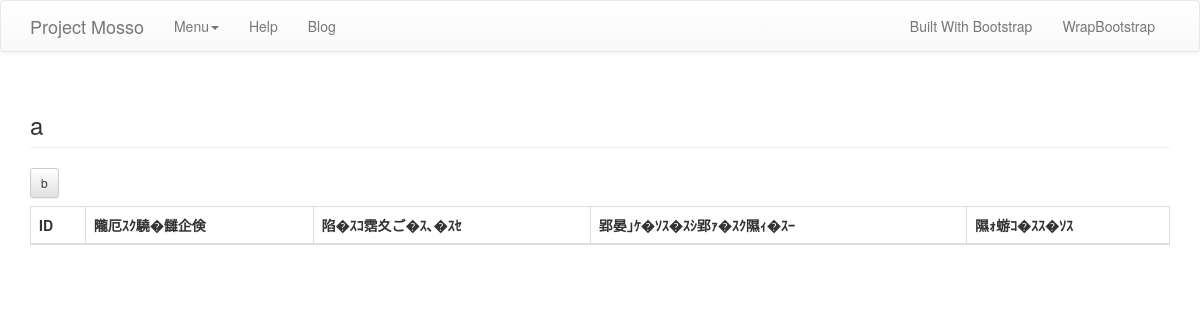
Before: /cms/book/ with the older database file.
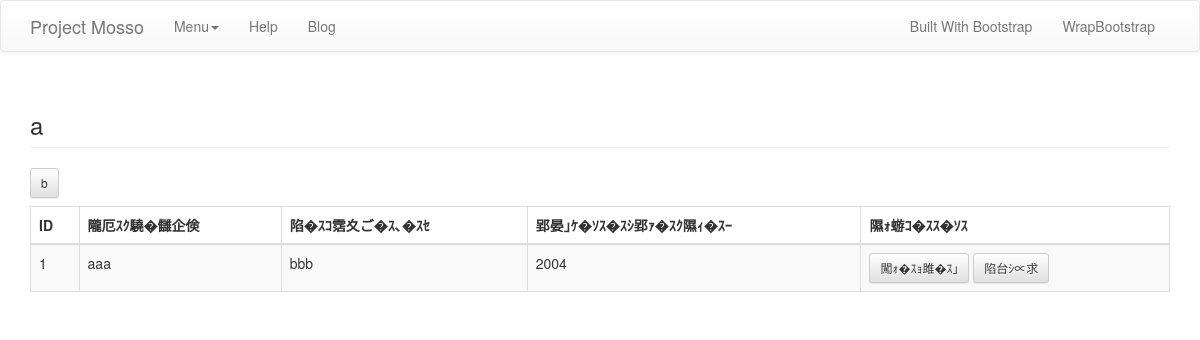
After: the same page with the newer database file.
### cms/models.py (models this page shows, shortened)
class Book(models.Model):
    name = models.CharField(u'書籍名', max_length=255)
    publisher = models.CharField(u'出版社', max_length=255, blank=True)
    page = models.IntegerField(u'ページ数', blank=True, default=0)

### cms/views.py (the view)
def book_list(request):
    books = Book.objects.all().order_by('id')
    return render_to_response('cms/book_list.html',  # 使用するテンプレート
                              {'books': books},       # テンプレートに渡すデータ
                              context_instance=RequestContext(request))  # その他標準のコンテキスト

### Project_Mosso/template/cms/book_list.html (shortened to what this page needs)
{% extends "base.html" %}
{% block content %}
    <h3 class="page-header">a</h3>
    <a href="{% url 'cms:book_add' %}" class="btn btn-default btn-sm">b</a>
    <table class="table table-striped table-bordered">
      <thead>
        <tr>
          <th>ID</th>
          <th>隴厄ｽｸ驍�讎企倹</th>
          <th>陷�ｽｺ霑夊ご�ｽ､�ｽｾ</th>
          <th>郢晏｣ｹ�ｿｽ�ｽｼ郢ｧ�ｽｸ隰ｨ�ｽｰ</th>
          <th>隰ｫ蝣ｺ�ｽｽ�ｿｽ</th>
        </tr>
      </thead>
      <tbody>
        {% for book in books %}
        <tr>
          <td>{{ book.id }}</td>
          <td>{{ book.name }}</td>
          <td>{{ book.publisher }}</td>
          <td>{{ book.page }}</td>
          <td>
            <a href="{% url 'cms:book_mod' book_id=book.id %}" class="btn btn-default btn-sm">闖ｫ�ｽｮ雎�ｽ｣</a>
            <a href="{% url 'cms:book_del' book_id=book.id %}" class="btn btn-default btn-sm">陷台ｼ∝求</a>
          </td>
        </tr>
        {% endfor %}
      </tbody>
    </table>
{% endblock content %}

Changed rows visible on the page:
added Book: id "1", name "aaa", publisher "bbb", page "2004"
